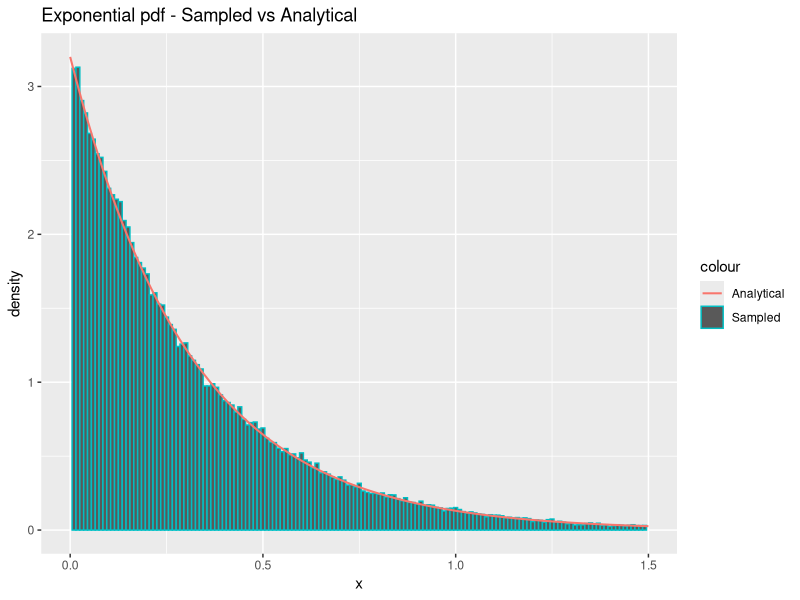
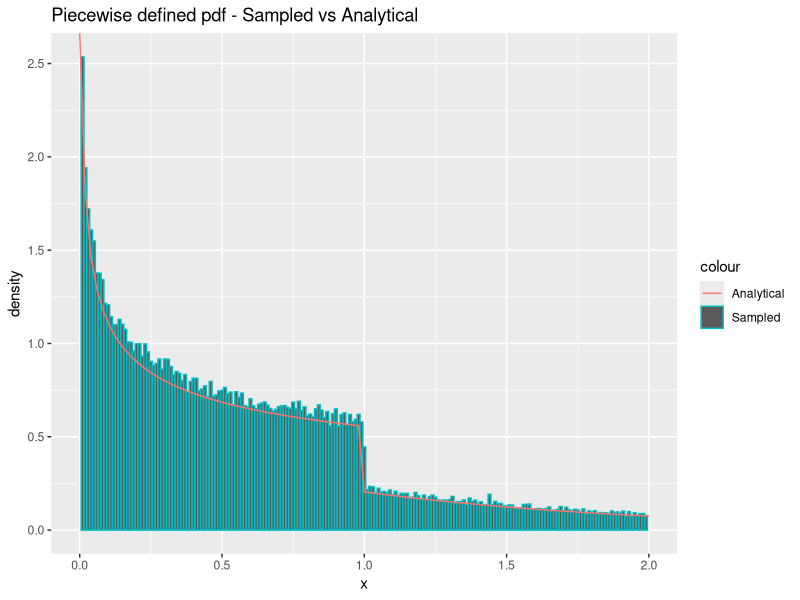
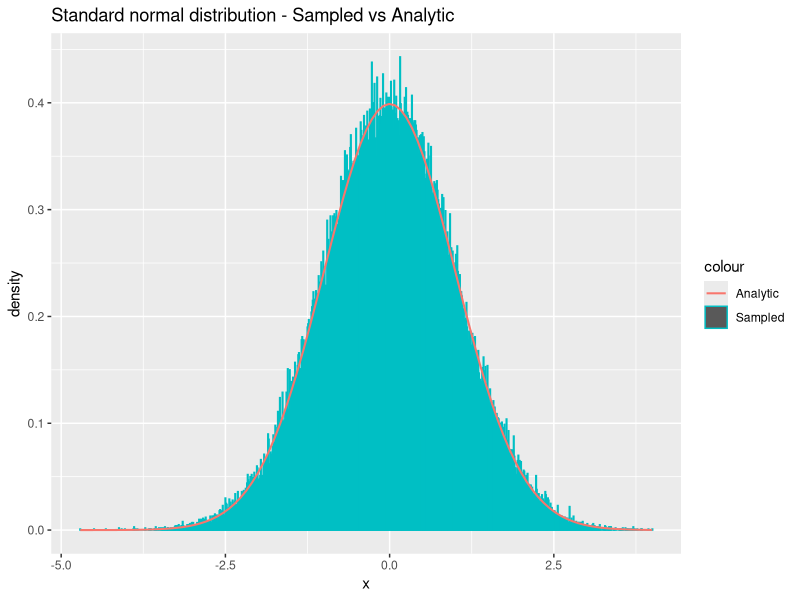

Write the R code that produced these figures, in order.
## ---- chunk 1
  sample_exponential = function(n, lambda) {
    uniforms = runif(n)
    return(exponentials = -1/lambda * log(uniforms))
  }
## ---- chunk 2
  n = 100000
  lambda = 3.2
  
  x = sample_exponential(n, lambda)
  cat('Theoretical mean:', 1/lambda, '\n')
  cat('Sample mean:', mean(x), '\n----\n')
  cat('Theoretical variance:', 1/lambda^2, '\n')
  cat('Sample variance:', var(x), '\n')
## ---- chunk 3
  library(ggplot2)
  df = data.frame(theo=seq(0,max(x),length.out=n), x=x)
  ggplot(df, aes(x=x)) +
    geom_histogram(aes(y = ..density.., color = "Sampled"), binwidth=0.01) +
    stat_function(fun=dexp,geom = "line",size=0.7,args=(mean=lambda),aes(color="Analytical")) +
    ggtitle("Exponential pdf - Sampled vs Analytical") +
    labs(x='x', y='density') +
    xlim(0, 1.5)
## ---- chunk 4
  density_g = function(x, alpha) {
    c = alpha*exp(1)/(alpha + exp(1))
    density = vector(length = length(x))
    density[x < 1.] = c*x[x<1.]^(alpha-1)
    density[x >= 1.] = c*exp(-x[x>=1.])
    return(as.double(density))
  }


  sample_g = function(n, alpha) {
    c = (alpha * exp(1)) / (alpha + exp(1))
    u = runif(n)
    samples = vector(length=length(u))
    samples[u < c/alpha] = (alpha/c*u[u < c/alpha])^(1/alpha)
    samples[u >= c/alpha] = log(c / (1 - u[u >= c/alpha]))
    return(samples)
  }
## ---- chunk 5
  n=100000
  alpha = 0.7
  x = sample_g(n, alpha)
  cat("Empirical mean:", mean(x), "\n")
  c = (alpha * exp(1)) / (alpha + exp(1))
  cat("Theoretical mean:", c/(alpha+1) + 2 * c / exp(1), "\n")
  cat("----\n")
  cat("Empirical variance:", var(x), "\n")
  cat("Theoretical variance:", c/(alpha+2) + 5*c/exp(1) - (c/(alpha+1) + 2*c/exp(1))^2)
## ---- chunk 6
  library(ggplot2)
  df <- data.frame(theo=seq(0,max(x),length.out=n), x=x)
  ggplot(df, aes(x = x)) +
    geom_histogram(aes(y = ..density.., color = "Sampled"), binwidth=0.01) +
    stat_function(fun=density_g,geom = "line",size=0.5,args=(mean=alpha),aes(color="Analytical")) + 
    xlim(0, 2) + 
    ggtitle("Piecewise defined pdf - Sampled vs Analytical") + labs(x='x', y='density')
## ---- chunk 7
  # TODO: only works with even n
  sample_standard_normal = function(n) {
    x_1 = runif(n/2, 0, 2*pi)
    x_2 = sample_exponential(n/2, lambda=1/2)
    y_1 = sqrt(x_2) * cos(x_1)
    y_2 = sqrt(x_2) * sin(x_1)
    return(c(y_1, y_2))
  }
## ---- chunk 8
  n = 100000
  y = sample_standard_normal(n)
  
  cat("Empirical mean:", mean(y), "\n")
  cat("Theoretical mean:", 0, '\n')
  cat("----\n")
  cat("Empirical variance:", var(y), "\n")
  cat("Theoretical variance:", 1, "\n")

## ---- chunk 9
  library(ggplot2)
  df = data.frame(theo=seq(0,max(x),length.out=n), x=y)
  ggplot(df, aes(x=y)) +
    geom_histogram(aes(y = ..density.., color = "Sampled"), binwidth=0.01) +
    stat_function(fun=dnorm,geom = "line",size=0.7,args=list(0,1),aes(color="Analytic")) +
    ggtitle("Standard normal distribution - Sampled vs Analytic") +
    labs(x='x', y='density')
## ---- chunk 10
sample_normal_d = function(d, mu, sigma) {
  x = sample_standard_normal(d)
  y <- mu + t(chol(sigma))%*%x
  return(y)
}
## ---- chunk 11

d = 2
n = 100000
mu = c(1.5, 3)
sigma = matrix(c(5,7,7,10),ncol=d,nrow=d)
samples = matrix(NA, ncol=d, nrow=n)
for (i in 1:n){
  samples[i,] = sample_normal_d(d,mu,sigma) # Draw n samples
}

average = apply(samples, 2, mean)
print("Mean vector:")
print.data.frame(data.frame(average))
covmat = cov(samples)
print("Covariance matrix:")
print.data.frame(data.frame(covmat))
## ---- chunk 12

#Estimate probability
n = 100000
x = sample_standard_normal(n)

hit_counter = 0
for (num in x) {
  if (num > 4) {
    hit_counter = hit_counter + 1
    
  }
}
est = hit_counter/length(x)
cat(est*100, " percent.")

#Calculate variance
confidence_interval = est + c(-1, 1)*qnorm(.975)*sqrt(var(x)/n)

cat("Confidence:", confidence_interval*100, "percent.")

## ---- chunk 13

#Function to be sampled from
dna_function = function(x) {
    return((2 + x)^125 * (1 - x)^38 * x^34)
}

#Find highest value of dna_function to set as max c
target_c = optimize(dna_function, c(0, 1), maximum = TRUE)

#Find normalizing constant
n_c = integrate(dna_function, 0, 1)

generate_samples = function(n) {
    samples = rep(NA, n)
    run_cnt = 0
    for (i in 1:n) {
        run_cnt = run_cnt + 1
        finish = 0
        while (done == 0) {
            x_sample = runif(1)  # Proposal sample
            a = dna_function(x_sample)/optimum$objective #Acceptance probability
            u = runif(1) #Used to determine acceptance
            # Accept if u<a(alpha)
            if (u <= a) {
                samples[i] = x_sample
                done = 1
            }
        }
    }
    return(list(samples = samples, iterations = run_cnt))
}
